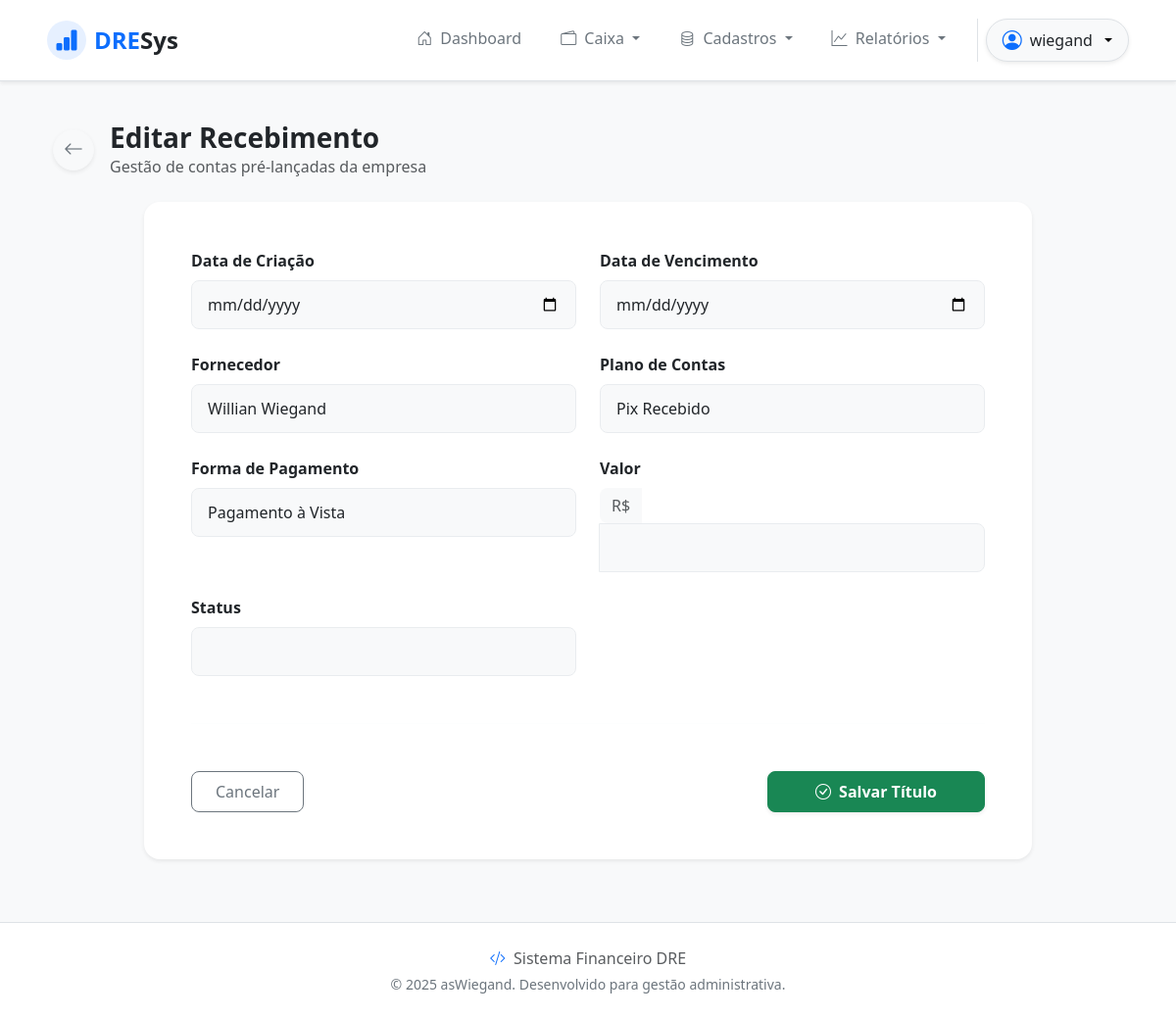
Screenshot of /inflows/update/4/ (signed in) with the database file from the repository.
### inflows/models.py (models this page shows, shortened)
class Inflow(models.Model):
    created_date = models.DateField()
    expire_date = models.DateField()
    supplier = models.ForeignKey(Supplier, on_delete=models.PROTECT, related_name='inflows')
    accounting = models.ForeignKey(Accounting, on_delete=models.PROTECT, related_name='inflows')
    payment_method = models.ForeignKey(Payment, on_delete=models.PROTECT, related_name='inflows')
    title = models.CharField(max_length=15)
    status = models.CharField(max_length=2, default='NP')
    value = models.DecimalField(max_digits=20, decimal_places=2, default=0)
    payment_date = models.DateField(blank=True, null=True)

### inflows/views.py (the view)
# urls.py: path('inflows/update/<int:pk>/', InflowUpdateView.as_view(), name='inflow_update'),
class InflowUpdateView(LoginRequiredMixin, PermissionRequiredMixin, UpdateView):
    permission_required = 'inflows.change_inflow'
    model = models.Inflow
    template_name = 'inflow_form.html'
    form_class = forms.InflowUpdateForm
    success_url = reverse_lazy('inflow_list')

### accountings/models.py (called while the page is built)
    def __str__(self):
        return self.acc_name

### payments/models.py (called while the page is built)
    def __str__(self):
        return self.name

### suppliers/models.py (called while the page is built)
    def __str__(self):
            return self.company_name

### inflows/templates/inflow_form.html (shortened to what this page needs)
{% extends 'base.html' %}
{% block content %}
<div class="container-fluid py-4">
    <div class="mb-4 d-flex align-items-center">
        <a href="{% url 'inflow_list' %}" class="btn btn-light shadow-sm text-secondary me-3"
            style="border-radius: 50%; width: 42px; height: 42px; display: flex; align-items: center; justify-content: center;">
            <i class="bi bi-arrow-left fs-5"></i>
        </a>
        <div>
            <h3 class="fw-bold text-dark mb-0">{% if object %}Editar Recebimento{% else %}Novo Lançamento a Receber
                {% endif %}</h3>
            <p class="text-muted mb-0">Gestão de contas pré-lançadas da empresa</p>
        </div>
    </div>
    <div class="row justify-content-center">
        <div class="col-lg-10">
            <div class="card border-0 shadow-sm rounded-4">
                <div class="card-body p-5">
                    <form method="post" class="needs-validation" novalidate>
                        <div class="row g-4">
                            {% for field in form %}
                            <div
                                class="col-md-{% if field.name == 'title' or field.name == 'description' %}12{% else %}6{% endif %}">
                                <label for="{{ field.id_for_label }}" class="form-label fw-semibold text-dark">
                                    {{ field.label }}</label>
                                {% if field.name == 'value' %}
                                <div class="input-group">
                                    <span class="input-group-text bg-light border-0 text-muted">R$</span>
                                    {% if field.value %}
                                    <input type="{{ field.field.widget.input_type|default:'text' }}"
                                        name="{{ field.name }}" id="{{ field.id_for_label }}" class="form-control"
                                        value="{{ field.value }}" required>
                                    {% else %}
                                    <input type="{{ field.field.widget.input_type|default:'text' }}"
                                        name="{{ field.name }}" id="{{ field.id_for_label }}" class="form-control"
                                        required>
                                    {% endif %}
                                </div>
                                {% else %}
                                <div class="form-control-wrapper">
                                    {{ field }}
                                </div>
                                {% endif %}
                            </div>
                            {% endfor %}
                        </div>
                        <hr class="my-5 border-light">
                        <div class="d-flex justify-content-between align-items-center">
                            <a href="{% url 'inflow_list' %}"
                                class="btn btn-outline-secondary px-4 py-2 rounded-3 fw-medium">
                                Cancelar
                            </a>
                            <button type="submit" class="btn btn-success px-5 py-2 rounded-3 fw-bold shadow-sm">
                                <i class="bi bi-check-circle me-2"></i>Salvar Título
                            </button>
                        </div>
                    </form>
                </div>
            </div>
        </div>
    </div>
</div>
{% endblock %}

### app/templates/components/_header.html (shortened to what this page needs)
<nav class="navbar navbar-expand-lg navbar-light bg-white fixed-top shadow-sm py-3 border-bottom">
  <div class="container-fluid px-4 px-lg-5">
    <a class="navbar-brand d-flex align-items-center fw-bold fs-4 text-primary" href="{% url 'home' %}">
      <div
        class="bg-primary bg-opacity-10 text-primary rounded-circle d-flex align-items-center justify-content-center me-2"
        style="width: 40px; height: 40px;">
        <i class="bi bi-bar-chart-fill"></i>
      </div>
      DRE<span class="text-dark">Sys</span>
    </a>
    <div class="collapse navbar-collapse" id="navbarMain">
      <ul class="navbar-nav ms-auto mb-2 mb-lg-0 gap-2">
        {% if request.user.is_authenticated %}
        <li class="nav-item">
          <a class="nav-link fw-medium px-3 {% if request.resolver_match.url_name == 'home' %}active text-primary{% else %}text-secondary{% endif %}"
            href="{% url 'home' %}">
            <i class="bi bi-house-door me-1"></i> Dashboard
          </a>
        </li>
        {% if perms.inflows.view_inflow or perms.outflows.view_outflow or perms.moviments.view_moviment %}
        <li class="nav-item dropdown">
          <a class="nav-link dropdown-toggle fw-medium px-3 text-secondary" href="#" id="caixaDropdown" role="button"
            data-bs-toggle="dropdown" aria-expanded="false">
            <i class="bi bi-wallet2 me-1"></i> Caixa
          </a>
        </li>
        {% endif %}
        {% if perms.suppliers.view_supplier or perms.banks.view_bank or perms.accountings.view_accounting or perms.payments.view_payment %}
        <li class="nav-item dropdown">
          <a class="nav-link dropdown-toggle fw-medium px-3 text-secondary" href="#" id="cadastrosDropdown"
            role="button" data-bs-toggle="dropdown" aria-expanded="false">
            <i class="bi bi-database me-1"></i> Cadastros
          </a>
        </li>
        {% endif %}
        {% if perms.inflows.view_inflow or perms.outflows.view_outflow %}
        <li class="nav-item dropdown">
          <a class="nav-link dropdown-toggle fw-medium px-3 text-secondary" href="#" id="relatoriosDropdown"
            role="button" data-bs-toggle="dropdown" aria-expanded="false">
            <i class="bi bi-graph-up me-1"></i> Relatórios
          </a>
        </li>
        {% endif %}
        <li class="nav-item border-start ms-2 ps-2">
          <div class="dropdown">
            <button
              class="btn btn-light dropdown-toggle d-flex align-items-center gap-2 rounded-pill px-3 shadow-sm border"
              type="button" id="userMenu" data-bs-toggle="dropdown" aria-expanded="false">
              <i class="bi bi-person-circle fs-5 text-primary"></i>
              <span class="fw-medium text-dark">{{ request.user.username }}</span>
            </button>
          </div>
        </li>
        {% endif %}
      </ul>
    </div>
  </div>
</nav>

### app/templates/base.html (style rules this page uses)
body { background-color: #f8f9fa; }

### app/templates/components/_header.html (style rules this page uses)
.navbar .nav-link { transition: color 0.2s ease-in-out; }

### inflows/templates/inflow_form.html (style rules this page uses)
.form-control-wrapper input, .form-control-wrapper select, .form-control-wrapper textarea, .input-group .form-control { background-color: #f8f9fa; border: 1px solid #e9ecef; border-radius: 0.5rem; padding: 0.75rem 1rem; transition: all 0.2s ease-in-out; width: 100%; display: block; }
.input-group .input-group-text { border-radius: 0.5rem 0 0 0.5rem; }
.input-group .form-control { border-radius: 0 0.5rem 0.5rem 0; }

### rows the page displays
Inflow: form "Willian Wiegand" "Pix Recebido" "Pagamento à Vista"

### other values shown
{{ request.user.username }} "wiegand"
{{ field.label }} "Data de Criação" "Data de Vencimento" "Fornecedor" "Plano de Contas" "Forma de Pagamento" "Valor" "Status"
